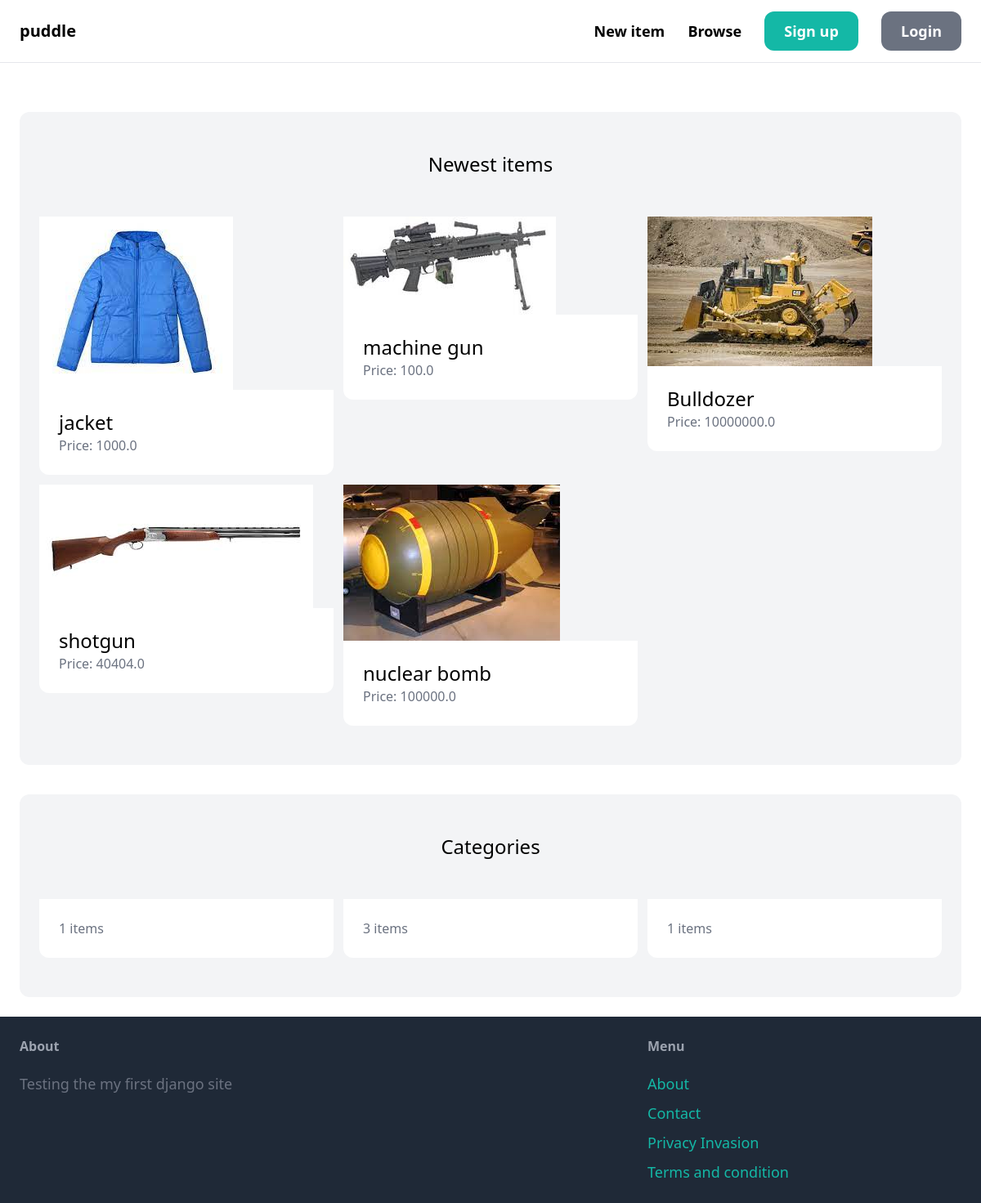
The page / on the database its author committed.
### item/models.py (models this page shows, shortened)
class Item(models.Model):
    category = models.ForeignKey(category,related_name='items',on_delete=models.CASCADE)
    name = models.CharField(max_length= 255)
    image = models.ImageField(upload_to='item_image',null=True,blank=True)
    description = models.TextField(null=True,blank=True)
    price = models.FloatField()
    is_sold = models.BooleanField(default=False)
    created_by = models.ForeignKey(User,related_name='items',on_delete=models.CASCADE)
    created_at = models.DateTimeField(auto_now_add=True)

class category(models.Model):
    name = models.CharField(max_length= 255)
    class Meta:
        ordering = ('name',)
        verbose_name_plural = 'Categories'

### core/views.py (the view)
# urls.py: path('',views.index,name='index'),
def index(request):
    item = Item.objects.filter(is_sold = False)[0:6]
    categories = category.objects.all()
    return render(request, "core/index.html",{'categories':categories,'item':item})

### core/templates/core/index.html (shortened to what this page needs)
{% extends "core/base.html"%}
{% block content %}
<div class="mt-9 px-6 py-12 bg-gray-100 rounded-xl">
    <h2 class="mb-12 text-2xl text-center">Newest items</h2>
    <div class="grid grid-cols-3 gap-3">
        {% for item in item %}
            <div>
                <a href="{% url 'item:detail' item.id %}">
                    <div>
                        <img src="{{ item.image.url}}" class="rouded-xl">
                    </div>
                    <div class="p-6 bg-white rounded-b-xl">
                        <h2 class="text-2xl">{{item.name}}</h2>
                        <p class="text-gray-500">Price: {{ item.price}}</p>
                    </div>
                </a>
            </div>
        {% endfor %}
    </div>
</div>
<div class="mt-9 px-6 py-12 bg-gray-100 rounded-xl">
    <h2 class="mb-12 text-2xl text-center">Categories</h2>
    <div class="grid grid-cols-3 gap-3">
        {% for categories in categories%}
        <div>
            <a href="#">
                <div class="p-6 bg-white rounded-b-xl">
                    <p class="text-gray-500">{{ categories.items.count }} items</p>
                </div>
            </a>
        </div>
        {% endfor %}
    </div>
</div>
{% endblock %}

### core/templates/core/base.html (shortened to what this page needs)
<!DOCTYPE html>
<html>
    <head>
        <script src="https://cdn.tailwindcss.com"></script>
    </head>
    <body>
        <nav class="py-6 px-6 flex justify-between items-centre border-b border-gray-200">
            <a href="/" class="text-xl font-semibold">puddle</a>
            <div class="space-x-6">
                <a href="{% url 'item:new'%}" class="text-lg font-semibold hover:gray-500 ">New item</a>
                <a href="{% url 'item:items'%}" class="text-lg font-semibold hover:gray-500 ">Browse</a>
                {% if request.user.is_authenticated %}
                <a href="{% url 'conversation:inbox'%}" class="px-6 py-3 text-lg font-semibold bg-teal-500 text-white rounded-xl hover:bg-teal-700 ">Inbox</a>
                <a href="{% url 'dashboard:index'%}" class="px-6 py-3 text-lg font-semibold bg-gray-500 text-white rounded-xl hover:bg-gray-700 ">Dashboard</a>
                {% else %}
                <a href="{% url 'core:signup'%}" class="px-6 py-3 text-lg font-semibold bg-teal-500 text-white rounded-xl hover:bg-teal-700 ">Sign up</a>
                <a href="{% url 'core:login'%}" class="px-6 py-3 text-lg font-semibold bg-gray-500 text-white rounded-xl hover:bg-gray-700 ">Login</a>
                {% endif %}
            </div>
        </nav>
        <div class="px-6 py-6">
            {% block content %}
            {% endblock %}
        </div>
        <footer class="px-6 py-6 flex justify-between bg-gray-800">
            <div class="w-2/3 pr-10">
                <h3 class="mb-5 font-semibold text-gray-400">About</h3>
                <p class="text-lg text-gray-500">Testing the my first django site</p>
            </div>
            <div class="w-1/3">
                <h3 class="mb-5 font-semibold text-gray-400">Menu</h3>
                <ul class=" space-y-2 ">
                    <li><a href="#" class="text-lg text-teal-500 hover:text-teal-700">About</a></li>
                    <li><a href="{% url 'core:contact' %}" class="text-lg text-teal-500 hover:text-teal-700">Contact</a></li>
                    <li><a href="#" class="text-lg text-teal-500 hover:text-teal-700">Privacy Invasion</a></li>
                    <li><a href="#" class="text-lg text-teal-500 hover:text-teal-700">Terms and condition</a></li>
                </ul>
            </div>
        </footer>
    </body>
</html>

### rows shown on the page
Item: image (picture), name "jacket", price "1000.0"
Item: image (picture), name "machine gun", price "100.0"
Item: image (picture), name "Bulldozer", price "10000000.0"
Item: image (picture), name "shotgun", price "40404.0"
Item: image (picture), name "nuclear bomb", price "100000.0"
category: items.count "1"
category: items.count "3"
category: items.count "1"
